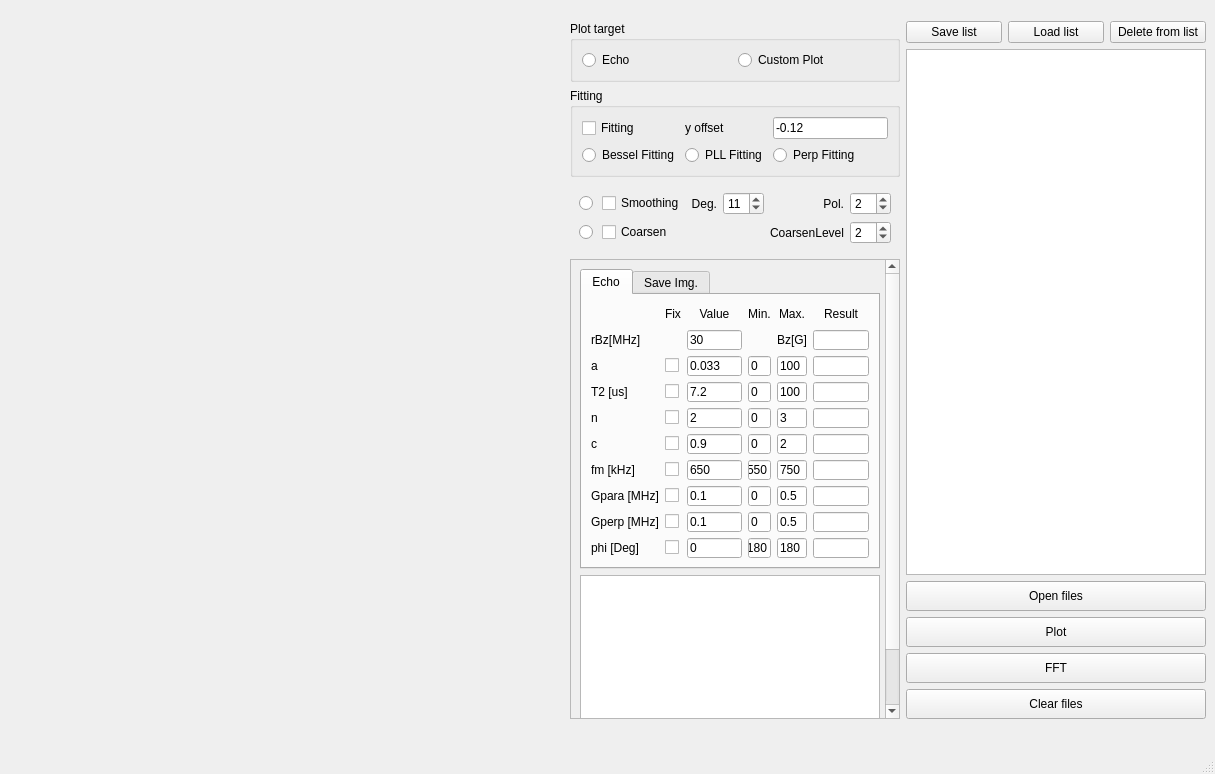
<?xml version="1.0" encoding="UTF-8"?>
<ui version="4.0">
 <class>MainWindow</class>
 <widget class="QMainWindow" name="MainWindow">
  <property name="geometry">
   <rect>
    <x>0</x>
    <y>0</y>
    <width>1215</width>
    <height>774</height>
   </rect>
  </property>
  <property name="windowTitle">
   <string>MainWindow</string>
  </property>
  <widget class="QWidget" name="centralwidget">
   <layout class="QGridLayout" name="gridLayout">
    <item row="2" column="7">
     <layout class="QVBoxLayout" name="verticalLayout_2">
      <item>
       <layout class="QGridLayout" name="gridLayout_14">
        <item row="0" column="0">
         <widget class="QPushButton" name="saveListBtn">
          <property name="text">
           <string>Save list</string>
          </property>
         </widget>
        </item>
        <item row="0" column="2">
         <widget class="QPushButton" name="delItemBtn">
          <property name="text">
           <string>Delete from list</string>
          </property>
         </widget>
        </item>
        <item row="0" column="1">
         <widget class="QPushButton" name="loadListBtn">
          <property name="text">
           <string>Load list</string>
          </property>
         </widget>
        </item>
       </layout>
      </item>
      <item>
       <widget class="QListWidget" name="dataList">
        <property name="minimumSize">
         <size>
          <width>300</width>
          <height>0</height>
         </size>
        </property>
        <property name="maximumSize">
         <size>
          <width>300</width>
          <height>16777215</height>
         </size>
        </property>
        <property name="dragEnabled">
         <bool>false</bool>
        </property>
       </widget>
      </item>
      <item>
       <widget class="QPushButton" name="openFileBtn">
        <property name="minimumSize">
         <size>
          <width>300</width>
          <height>30</height>
         </size>
        </property>
        <property name="maximumSize">
         <size>
          <width>300</width>
          <height>50</height>
         </size>
        </property>
        <property name="text">
         <string>Open files</string>
        </property>
       </widget>
      </item>
      <item>
       <widget class="QPushButton" name="plotBtn">
        <property name="minimumSize">
         <size>
          <width>300</width>
          <height>30</height>
         </size>
        </property>
        <property name="maximumSize">
         <size>
          <width>300</width>
          <height>50</height>
         </size>
        </property>
        <property name="text">
         <string>Plot</string>
        </property>
       </widget>
      </item>
      <item>
       <widget class="QPushButton" name="fftBtn">
        <property name="minimumSize">
         <size>
          <width>300</width>
          <height>30</height>
         </size>
        </property>
        <property name="maximumSize">
         <size>
          <width>300</width>
          <height>50</height>
         </size>
        </property>
        <property name="text">
         <string>FFT</string>
        </property>
       </widget>
      </item>
      <item>
       <widget class="QPushButton" name="clearFileBtn">
        <property name="minimumSize">
         <size>
          <width>300</width>
          <height>30</height>
         </size>
        </property>
        <property name="maximumSize">
         <size>
          <width>300</width>
          <height>50</height>
         </size>
        </property>
        <property name="text">
         <string>Clear files</string>
        </property>
       </widget>
      </item>
     </layout>
    </item>
    <item row="2" column="5">
     <layout class="QVBoxLayout" name="verticalLayout">
      <item>
       <widget class="QGroupBox" name="groupBox">
        <property name="minimumSize">
         <size>
          <width>330</width>
          <height>0</height>
         </size>
        </property>
        <property name="maximumSize">
         <size>
          <width>330</width>
          <height>16777215</height>
         </size>
        </property>
        <property name="title">
         <string>Plot target</string>
        </property>
        <layout class="QGridLayout" name="gridLayout_2">
         <item row="0" column="0">
          <widget class="QRadioButton" name="echoRadio">
           <property name="text">
            <string>Echo</string>
           </property>
          </widget>
         </item>
         <item row="0" column="1">
          <widget class="QRadioButton" name="usrRadio">
           <property name="text">
            <string>Custom Plot</string>
           </property>
          </widget>
         </item>
        </layout>
        <zorder>usrRadio</zorder>
        <zorder>echoRadio</zorder>
       </widget>
      </item>
      <item>
       <widget class="QGroupBox" name="groupBox_2">
        <property name="minimumSize">
         <size>
          <width>330</width>
          <height>0</height>
         </size>
        </property>
        <property name="maximumSize">
         <size>
          <width>330</width>
          <height>16777215</height>
         </size>
        </property>
        <property name="title">
         <string>Fitting</string>
        </property>
        <layout class="QGridLayout" name="gridLayout_3">
         <item row="0" column="0">
          <widget class="QCheckBox" name="fitCheckBox">
           <property name="text">
            <string>Fitting</string>
           </property>
          </widget>
         </item>
         <item row="1" column="0">
          <widget class="QRadioButton" name="besselFitRadio">
           <property name="text">
            <string>Bessel Fitting</string>
           </property>
          </widget>
         </item>
         <item row="1" column="1">
          <widget class="QRadioButton" name="PLLFitRadio">
           <property name="text">
            <string>PLL Fitting</string>
           </property>
          </widget>
         </item>
         <item row="1" column="2">
          <widget class="QRadioButton" name="perpFitRadio">
           <property name="text">
            <string>Perp Fitting</string>
           </property>
          </widget>
         </item>
         <item row="0" column="2">
          <widget class="QLineEdit" name="yOffEdit">
           <property name="text">
            <string>-0.12</string>
           </property>
          </widget>
         </item>
         <item row="0" column="1">
          <widget class="QLabel" name="label_24">
           <property name="text">
            <string>y offset</string>
           </property>
          </widget>
         </item>
        </layout>
        <zorder>PLLFitRadio</zorder>
        <zorder>fitCheckBox</zorder>
        <zorder>besselFitRadio</zorder>
        <zorder>perpFitRadio</zorder>
        <zorder>yOffEdit</zorder>
        <zorder>label_24</zorder>
       </widget>
      </item>
      <item>
       <widget class="QWidget" name="widget" native="true">
        <property name="sizePolicy">
         <sizepolicy hsizetype="Fixed" vsizetype="Preferred">
          <horstretch>0</horstretch>
          <verstretch>0</verstretch>
         </sizepolicy>
        </property>
        <property name="minimumSize">
         <size>
          <width>330</width>
          <height>0</height>
         </size>
        </property>
        <property name="maximumSize">
         <size>
          <width>330</width>
          <height>16777215</height>
         </size>
        </property>
        <layout class="QGridLayout" name="gridLayout_7">
         <item row="1" column="0">
          <widget class="QRadioButton" name="smRadio">
           <property name="text">
            <string/>
           </property>
          </widget>
         </item>
         <item row="2" column="4">
          <widget class="QLabel" name="label_33">
           <property name="text">
            <string>CoarsenLevel</string>
           </property>
           <property name="alignment">
            <set>Qt::AlignRight|Qt::AlignTrailing|Qt::AlignVCenter</set>
           </property>
          </widget>
         </item>
         <item row="2" column="0">
          <widget class="QRadioButton" name="cRadio">
           <property name="text">
            <string/>
           </property>
          </widget>
         </item>
         <item row="2" column="5">
          <widget class="QSpinBox" name="coarsenlevelSpinBox">
           <property name="value">
            <number>2</number>
           </property>
          </widget>
         </item>
         <item row="1" column="2">
          <widget class="QLabel" name="label_13">
           <property name="text">
            <string>Deg.</string>
           </property>
           <property name="alignment">
            <set>Qt::AlignRight|Qt::AlignTrailing|Qt::AlignVCenter</set>
           </property>
          </widget>
         </item>
         <item row="1" column="4">
          <widget class="QLabel" name="label_32">
           <property name="text">
            <string>Pol.</string>
           </property>
           <property name="alignment">
            <set>Qt::AlignRight|Qt::AlignTrailing|Qt::AlignVCenter</set>
           </property>
          </widget>
         </item>
         <item row="1" column="5">
          <widget class="QSpinBox" name="smthPolSpinBox">
           <property name="value">
            <number>2</number>
           </property>
          </widget>
         </item>
         <item row="2" column="1">
          <widget class="QCheckBox" name="isCoarsenBox">
           <property name="text">
            <string>Coarsen</string>
           </property>
          </widget>
         </item>
         <item row="1" column="3">
          <widget class="QSpinBox" name="smthLengthSpinBox">
           <property name="value">
            <number>11</number>
           </property>
          </widget>
         </item>
         <item row="1" column="1">
          <widget class="QCheckBox" name="smoothingCheckBox">
           <property name="text">
            <string>Smoothing</string>
           </property>
          </widget>
         </item>
        </layout>
       </widget>
      </item>
      <item>
       <widget class="QScrollArea" name="scrollArea_2">
        <property name="minimumSize">
         <size>
          <width>330</width>
          <height>0</height>
         </size>
        </property>
        <property name="maximumSize">
         <size>
          <width>330</width>
          <height>16777215</height>
         </size>
        </property>
        <property name="verticalScrollBarPolicy">
         <enum>Qt::ScrollBarAlwaysOn</enum>
        </property>
        <property name="horizontalScrollBarPolicy">
         <enum>Qt::ScrollBarAlwaysOff</enum>
        </property>
        <property name="widgetResizable">
         <bool>true</bool>
        </property>
        <property name="alignment">
         <set>Qt::AlignLeading|Qt::AlignLeft|Qt::AlignTop</set>
        </property>
        <widget class="QWidget" name="scrollAreaWidgetContents">
         <property name="geometry">
          <rect>
           <x>0</x>
           <y>0</y>
           <width>318</width>
           <height>524</height>
          </rect>
         </property>
         <layout class="QVBoxLayout" name="verticalLayout_4">
          <item>
           <widget class="QTabWidget" name="paramTab">
            <property name="minimumSize">
             <size>
              <width>300</width>
              <height>300</height>
             </size>
            </property>
            <property name="maximumSize">
             <size>
              <width>300</width>
              <height>300</height>
             </size>
            </property>
            <property name="currentIndex">
             <number>0</number>
            </property>
            <widget class="QWidget" name="echoTab">
             <attribute name="title">
              <string>Echo</string>
             </attribute>
             <layout class="QVBoxLayout" name="verticalLayout_3">
              <item>
               <layout class="QGridLayout" name="gridLayout_10">
                <property name="sizeConstraint">
                 <enum>QLayout::SetMaximumSize</enum>
                </property>
                <item row="9" column="3">
                 <widget class="QLineEdit" name="echoParamPhiMinEdit">
                  <property name="maximumSize">
                   <size>
                    <width>30</width>
                    <height>16777215</height>
                   </size>
                  </property>
                  <property name="text">
                   <string>-180</string>
                  </property>
                 </widget>
                </item>
                <item row="6" column="0">
                 <widget class="QLabel" name="label_10">
                  <property name="text">
                   <string>fm [kHz]</string>
                  </property>
                 </widget>
                </item>
                <item row="3" column="2">
                 <widget class="QLineEdit" name="echoParamT2StartEdit">
                  <property name="text">
                   <string>7.2</string>
                  </property>
                 </widget>
                </item>
                <item row="2" column="4">
                 <widget class="QLineEdit" name="echoParamAMaxEdit">
                  <property name="maximumSize">
                   <size>
                    <width>30</width>
                    <height>16777215</height>
                   </size>
                  </property>
                  <property name="text">
                   <string>100</string>
                  </property>
                 </widget>
                </item>
                <item row="0" column="4">
                 <widget class="QLabel" name="label_17">
                  <property name="text">
                   <string>Max.</string>
                  </property>
                  <property name="alignment">
                   <set>Qt::AlignCenter</set>
                  </property>
                 </widget>
                </item>
                <item row="2" column="0">
                 <widget class="QLabel" name="label_19">
                  <property name="text">
                   <string>a</string>
                  </property>
                 </widget>
                </item>
                <item row="3" column="0">
                 <widget class="QLabel" name="label_18">
                  <property name="text">
                   <string>T2 [us]</string>
                  </property>
                 </widget>
                </item>
                <item row="7" column="1">
                 <widget class="QCheckBox" name="gParaFixCheckBox">
                  <property name="text">
                   <string/>
                  </property>
                 </widget>
                </item>
                <item row="2" column="5">
                 <widget class="QLineEdit" name="echoParamAResultEdit">
                  <property name="enabled">
                   <bool>true</bool>
                  </property>
                 </widget>
                </item>
                <item row="6" column="1">
                 <widget class="QCheckBox" name="fmFixCheckBox">
                  <property name="text">
                   <string/>
                  </property>
                 </widget>
                </item>
                <item row="4" column="3">
                 <widget class="QLineEdit" name="echoParamNMinEdit">
                  <property name="maximumSize">
                   <size>
                    <width>30</width>
                    <height>16777215</height>
                   </size>
                  </property>
                  <property name="text">
                   <string>0</string>
                  </property>
                 </widget>
                </item>
                <item row="5" column="5">
                 <widget class="QLineEdit" name="echoParamCResultEdit">
                  <property name="enabled">
                   <bool>true</bool>
                  </property>
                 </widget>
                </item>
                <item row="4" column="2">
                 <widget class="QLineEdit" name="echoParamNStartEdit">
                  <property name="text">
                   <string>2</string>
                  </property>
                 </widget>
                </item>
                <item row="6" column="2">
                 <widget class="QLineEdit" name="echoParamFmStartEdit">
                  <property name="text">
                   <string>650</string>
                  </property>
                 </widget>
                </item>
                <item row="4" column="4">
                 <widget class="QLineEdit" name="echoParamNMaxEdit">
                  <property name="maximumSize">
                   <size>
                    <width>30</width>
                    <height>16777215</height>
                   </size>
                  </property>
                  <property name="text">
                   <string>3</string>
                  </property>
                 </widget>
                </item>
                <item row="9" column="1">
                 <widget class="QCheckBox" name="phiFixCheckBox">
                  <property name="text">
                   <string/>
                  </property>
                 </widget>
                </item>
                <item row="3" column="4">
                 <widget class="QLineEdit" name="echoParamT2MaxEdit">
                  <property name="maximumSize">
                   <size>
                    <width>30</width>
                    <height>16777215</height>
                   </size>
                  </property>
                  <property name="text">
                   <string>100</string>
                  </property>
                 </widget>
                </item>
                <item row="3" column="3">
                 <widget class="QLineEdit" name="echoParamT2MinEdit">
                  <property name="maximumSize">
                   <size>
                    <width>30</width>
                    <height>16777215</height>
                   </size>
                  </property>
                  <property name="text">
                   <string>0</string>
                  </property>
                 </widget>
                </item>
                <item row="4" column="0">
                 <widget class="QLabel" name="label_20">
                  <property name="text">
                   <string>n</string>
                  </property>
                 </widget>
                </item>
                <item row="6" column="5">
                 <widget class="QLineEdit" name="echoParamFmResultEdit">
                  <property name="enabled">
                   <bool>true</bool>
                  </property>
                 </widget>
                </item>
                <item row="6" column="3">
                 <widget class="QLineEdit" name="echoParamFmMinEdit">
                  <property name="maximumSize">
                   <size>
                    <width>30</width>
                    <height>16777215</height>
                   </size>
                  </property>
                  <property name="text">
                   <string>550</string>
                  </property>
                 </widget>
                </item>
                <item row="0" column="2">
                 <widget class="QLabel" name="label_15">
                  <property name="minimumSize">
                   <size>
                    <width>0</width>
                    <height>20</height>
                   </size>
                  </property>
                  <property name="maximumSize">
                   <size>
                    <width>16777215</width>
                    <height>20</height>
                   </size>
                  </property>
                  <property name="layoutDirection">
                   <enum>Qt::LeftToRight</enum>
                  </property>
                  <property name="text">
                   <string>Value</string>
                  </property>
                  <property name="alignment">
                   <set>Qt::AlignCenter</set>
                  </property>
                 </widget>
                </item>
                <item row="0" column="3">
                 <widget class="QLabel" name="label_16">
                  <property name="text">
                   <string>Min.</string>
                  </property>
                  <property name="alignment">
                   <set>Qt::AlignCenter</set>
                  </property>
                 </widget>
                </item>
                <item row="5" column="0">
                 <widget class="QLabel" name="label_7">
                  <property name="text">
                   <string>c</string>
                  </property>
                 </widget>
                </item>
                <item row="5" column="4">
                 <widget class="QLineEdit" name="echoParamCMaxEdit">
                  <property name="maximumSize">
                   <size>
                    <width>30</width>
                    <height>16777215</height>
                   </size>
                  </property>
                  <property name="text">
                   <string>2</string>
                  </property>
                 </widget>
                </item>
                <item row="0" column="5">
                 <widget class="QLabel" name="label_25">
                  <property name="text">
                   <string>Result</string>
                  </property>
                  <property name="alignment">
                   <set>Qt::AlignCenter</set>
                  </property>
                 </widget>
                </item>
                <item row="3" column="5">
                 <widget class="QLineEdit" name="echoParamT2ResultEdit">
                  <property name="enabled">
                   <bool>true</bool>
                  </property>
                 </widget>
                </item>
                <item row="2" column="2">
                 <widget class="QLineEdit" name="echoParamAStartEdit">
                  <property name="text">
                   <string>0.033</string>
                  </property>
                 </widget>
                </item>
                <item row="1" column="2">
                 <widget class="QLineEdit" name="echoParamGammaBzStartEdit">
                  <property name="text">
                   <string>30</string>
                  </property>
                 </widget>
                </item>
                <item row="1" column="0">
                 <widget class="QLabel" name="label_21">
                  <property name="text">
                   <string>rBz[MHz]</string>
                  </property>
                 </widget>
                </item>
                <item row="2" column="3">
                 <widget class="QLineEdit" name="echoParamAMinEdit">
                  <property name="maximumSize">
                   <size>
                    <width>30</width>
                    <height>16777215</height>
                   </size>
                  </property>
                  <property name="text">
                   <string>0</string>
                  </property>
                 </widget>
                </item>
                <item row="5" column="3">
                 <widget class="QLineEdit" name="echoParamCMinEdit">
                  <property name="maximumSize">
                   <size>
                    <width>30</width>
                    <height>16777215</height>
                   </size>
                  </property>
                  <property name="text">
                   <string>0</string>
                  </property>
                 </widget>
                </item>
                <item row="4" column="5">
                 <widget class="QLineEdit" name="echoParamNResultEdit">
                  <property name="enabled">
                   <bool>true</bool>
                  </property>
                 </widget>
                </item>
                <item row="5" column="2">
                 <widget class="QLineEdit" name="echoParamCStartEdit">
                  <property name="text">
                   <string>0.9</string>
                  </property>
                 </widget>
                </item>
                <item row="9" column="5">
                 <widget class="QLineEdit" name="echoParamPhiResultEdit">
                  <property name="enabled">
                   <bool>true</bool>
                  </property>
                 </widget>
                </item>
                <item row="7" column="4">
                 <widget class="QLineEdit" name="echoParamGparaMaxEdit">
                  <property name="maximumSize">
                   <size>
                    <width>30</width>
                    <height>16777215</height>
                   </size>
                  </property>
                  <property name="text">
                   <string>0.5</string>
                  </property>
                 </widget>
                </item>
                <item row="8" column="1">
                 <widget class="QCheckBox" name="gPerpFixCheckBox">
                  <property name="text">
                   <string/>
                  </property>
                 </widget>
                </item>
                <item row="8" column="2">
                 <widget class="QLineEdit" name="echoParamGperpStartEdit">
                  <property name="text">
                   <string>0.1</string>
                  </property>
                 </widget>
                </item>
                <item row="8" column="0">
                 <widget class="QLabel" name="label_14">
                  <property name="text">
                   <string>Gperp [MHz]</string>
                  </property>
                 </widget>
                </item>
                <item row="9" column="2">
                 <widget class="QLineEdit" name="echoParamPhiStartEdit">
                  <property name="text">
                   <string>0</string>
                  </property>
                 </widget>
                </item>
                <item row="8" column="5">
                 <widget class="QLineEdit" name="echoParamGperpResultEdit">
                  <property name="enabled">
                   <bool>true</bool>
                  </property>
                 </widget>
                </item>
                <item row="8" column="4">
                 <widget class="QLineEdit" name="echoParamGperpMaxEdit">
                  <property name="maximumSize">
                   <size>
                    <width>30</width>
                    <height>16777215</height>
                   </size>
                  </property>
                  <property name="text">
                   <string>0.5</string>
                  </property>
                 </widget>
                </item>
                <item row="7" column="5">
                 <widget class="QLineEdit" name="echoParamGparaResultEdit">
                  <property name="enabled">
                   <bool>true</bool>
                  </property>
                 </widget>
                </item>
                <item row="6" column="4">
                 <widget class="QLineEdit" name="echoParamFmMaxEdit">
                  <property name="maximumSize">
                   <size>
                    <width>30</width>
                    <height>16777215</height>
                   </size>
                  </property>
                  <property name="text">
                   <string>750</string>
                  </property>
                 </widget>
                </item>
                <item row="8" column="3">
                 <widget class="QLineEdit" name="echoParamGperpMinEdit">
                  <property name="maximumSize">
                   <size>
                    <width>30</width>
                    <height>16777215</height>
                   </size>
                  </property>
                  <property name="text">
                   <string>0</string>
                  </property>
                 </widget>
                </item>
                <item row="9" column="4">
                 <widget class="QLineEdit" name="echoParamPhiMaxEdit">
                  <property name="maximumSize">
                   <size>
                    <width>30</width>
                    <height>16777215</height>
                   </size>
                  </property>
                  <property name="text">
                   <string>180</string>
                  </property>
                 </widget>
                </item>
                <item row="7" column="0">
                 <widget class="QLabel" name="label_11">
                  <property name="text">
                   <string>Gpara [MHz]</string>
                  </property>
                 </widget>
                </item>
                <item row="7" column="3">
                 <widget class="QLineEdit" name="echoParamGparaMinEdit">
                  <property name="maximumSize">
                   <size>
                    <width>30</width>
                    <height>16777215</height>
                   </size>
                  </property>
                  <property name="text">
                   <string>0</string>
                  </property>
                 </widget>
                </item>
                <item row="9" column="0">
                 <widget class="QLabel" name="label_12">
                  <property name="text">
                   <string>phi [Deg]</string>
                  </property>
                 </widget>
                </item>
                <item row="7" column="2">
                 <widget class="QLineEdit" name="echoParamGparaStartEdit">
                  <property name="text">
                   <string>0.1</string>
                  </property>
                 </widget>
                </item>
                <item row="5" column="1">
                 <widget class="QCheckBox" name="cFixCheckBox">
                  <property name="text">
                   <string/>
                  </property>
                 </widget>
                </item>
                <item row="2" column="1">
                 <widget class="QCheckBox" name="aFixCheckBox">
                  <property name="text">
                   <string/>
                  </property>
                 </widget>
                </item>
                <item row="4" column="1">
                 <widget class="QCheckBox" name="nFixCheckBox">
                  <property name="text">
                   <string/>
                  </property>
                 </widget>
                </item>
                <item row="3" column="1">
                 <widget class="QCheckBox" name="t2FixCheckBox">
                  <property name="text">
                   <string/>
                  </property>
                 </widget>
                </item>
                <item row="0" column="1">
                 <widget class="QLabel" name="label_22">
                  <property name="text">
                   <string>Fix</string>
                  </property>
                 </widget>
                </item>
                <item row="1" column="4">
                 <widget class="QLabel" name="label_23">
                  <property name="text">
                   <string>Bz[G]</string>
                  </property>
                 </widget>
                </item>
                <item row="1" column="5">
                 <widget class="QLineEdit" name="bzEdit">
                  <property name="text">
                   <string/>
                  </property>
                 </widget>
                </item>
               </layout>
              </item>
             </layout>
            </widget>
            <widget class="QWidget" name="tab_3">
             <attribute name="title">
              <string>Save Img.</string>
             </attribute>
             <layout class="QVBoxLayout" name="verticalLayout_5">
              <item>
               <layout class="QGridLayout" name="gridLayout_5">
                <item row="5" column="2">
                 <widget class="QPushButton" name="pushButton">
                  <property name="text">
                   <string>Explore..</string>
                  </property>
                 </widget>
                </item>
                <item row="2" column="1">
                 <widget class="QLineEdit" name="mrkSizeEdit">
                  <property name="text">
                   <string>8</string>
                  </property>
                 </widget>
                </item>
                <item row="5" column="0">
                 <widget class="QLabel" name="label_9">
                  <property name="text">
                   <string>Path</string>
                  </property>
                 </widget>
                </item>
                <item row="0" column="1">
                 <widget class="QCheckBox" name="lgndCheckBox">
                  <property name="text">
                   <string>Legend</string>
                  </property>
                  <property name="checked">
                   <bool>true</bool>
                  </property>
                 </widget>
                </item>
                <item row="3" column="1">
                 <widget class="QLineEdit" name="lineSizeEdit">
                  <property name="text">
                   <string>3</string>
                  </property>
                 </widget>
                </item>
                <item row="2" column="0">
                 <widget class="QLabel" name="label_34">
                  <property name="text">
                   <string>MarkerSize</string>
                  </property>
                 </widget>
                </item>
                <item row="3" column="0">
                 <widget class="QLabel" name="label_35">
                  <property name="text">
                   <string>LineSize</string>
                  </property>
                 </widget>
                </item>
                <item row="4" column="0">
                 <widget class="QLabel" name="label_8">
                  <property name="text">
                   <string>TextSize</string>
                  </property>
                 </widget>
                </item>
                <item row="4" column="1">
                 <widget class="QLineEdit" name="textSizeEdit">
                  <property name="text">
                   <string>15</string>
                  </property>
                 </widget>
                </item>
                <item row="5" column="1">
                 <widget class="QLineEdit" name="lineEdit_4"/>
                </item>
                <item row="1" column="0">
                 <widget class="QLabel" name="label_36">
                  <property name="text">
                   <string>LegendLoc</string>
                  </property>
                 </widget>
                </item>
                <item row="1" column="1">
                 <widget class="QLineEdit" name="lgndLocEdit">
                  <property name="text">
                   <string>2</string>
                  </property>
                 </widget>
                </item>
               </layout>
              </item>
             </layout>
            </widget>
           </widget>
          </item>
          <item>
           <widget class="QTextBrowser" name="textBrowser">
            <property name="minimumSize">
             <size>
              <width>300</width>
              <height>200</height>
             </size>
            </property>
            <property name="maximumSize">
             <size>
              <width>300</width>
              <height>600</height>
             </size>
            </property>
           </widget>
          </item>
         </layout>
        </widget>
       </widget>
      </item>
     </layout>
    </item>
    <item row="0" column="0" rowspan="7">
     <widget class="QWidget" name="mplwindow" native="true">
      <property name="sizePolicy">
       <sizepolicy hsizetype="Expanding" vsizetype="Preferred">
        <horstretch>0</horstretch>
        <verstretch>0</verstretch>
       </sizepolicy>
      </property>
      <property name="minimumSize">
       <size>
        <width>100</width>
        <height>100</height>
       </size>
      </property>
      <property name="maximumSize">
       <size>
        <width>16777215</width>
        <height>16777215</height>
       </size>
      </property>
      <layout class="QVBoxLayout" name="mplvlMain"/>
     </widget>
    </item>
   </layout>
  </widget>
  <widget class="QMenuBar" name="menubar">
   <property name="geometry">
    <rect>
     <x>0</x>
     <y>0</y>
     <width>1215</width>
     <height>21</height>
    </rect>
   </property>
  </widget>
  <widget class="QStatusBar" name="statusbar"/>
 </widget>
 <resources/>
 <connections/>
</ui>
